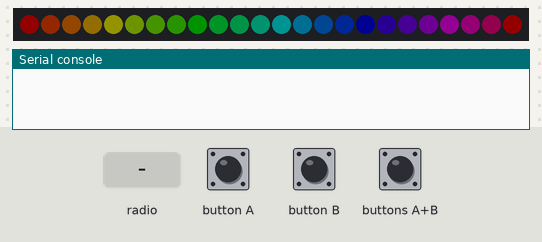
Bench run of a program on a simulated BBC micro:bit (MakeCode). On the bench: 24 RGB LEDs in strip order, left to right, the last lines printed to the serial console. Inputs (shaded band) come from the test bench. Dim RGB values are drawn brighter than linear.

Above: at 1.2 s.
1.3 s: button A pressed for 0.15 s
At 1.8 s:
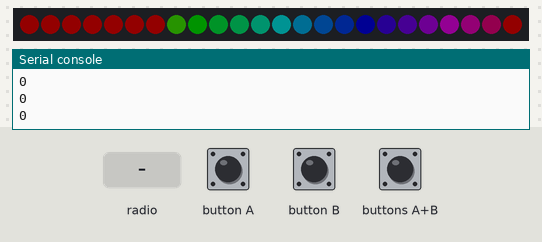
2.0 s: radio message "1" arrives
At 2.39 s:
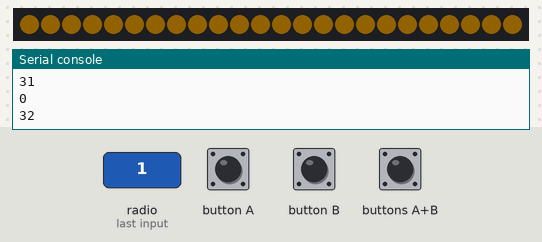
4.6 s: button B pressed for 0.15 s
At 5.2 s:
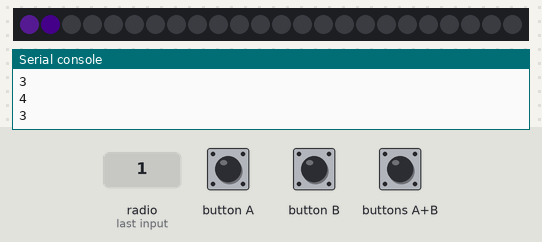
5.3 s: buttons A+B pressed for 0.15 s
At 5.93 s:
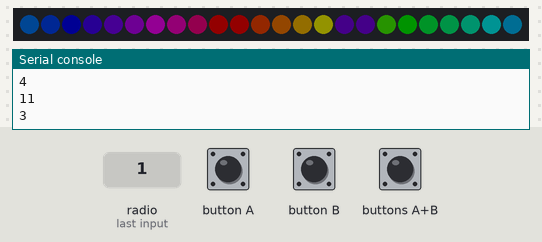
6.0 s: radio message "-1" arrives
At 6.11 s:
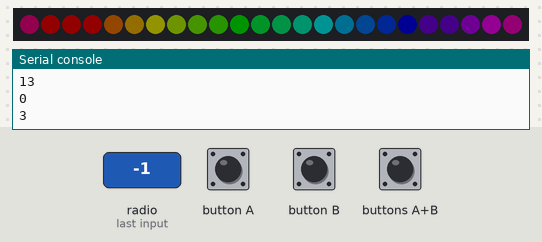
9.0 s: buttons A+B pressed for 1 s
At 11.51 s:
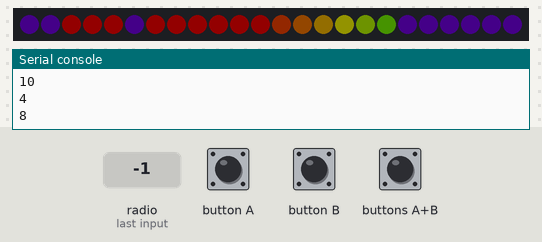

Measured:
- after the input at 1.3 s, the LEDs: first change after 0.20 s (image 1 shows a later state)
- after the input at 5.3 s, the LEDs: first differ from a run without the input after 0.19 s (image 4 shows a later state)

The program:

main.ts
```typescript
radio.onReceivedNumber(function (receivedNumber) {
    serial.writeNumber(receivedNumber)
    serial.writeLine("")
    if (receivedNumber == 1) {
        for (let count = 0; count <= 254; count++) {
            serial.writeNumber(count)
            serial.writeLine("")
            strip.showColor(neopixel.colors(NeoPixelColors.Orange))
            strip.setBrightness(count)
            strip.show()
            basic.pause(10)
        }
        strip.clear()
        strip.setBrightness(20)
        strip.show()
        basic.pause(10)
    } else if (receivedNumber == -1) {
        strip.showRainbow(1, 360)
        strip.show()
        doRatate(24, 12)
    } else if (receivedNumber == 3) {

    } else {

    }
})
function doTWO () {
    strip.setMatrixColor(3, 4, neopixel.colors(NeoPixelColors.Orange))
    strip.setMatrixColor(2, 4, neopixel.colors(NeoPixelColors.Orange))
    strip.setMatrixColor(1, 4, neopixel.colors(NeoPixelColors.Orange))
    strip.setMatrixColor(3, 3, neopixel.colors(NeoPixelColors.Orange))
    strip.setMatrixColor(3, 2, neopixel.colors(NeoPixelColors.Orange))
    strip.setMatrixColor(2, 2, neopixel.colors(NeoPixelColors.Orange))
    strip.setMatrixColor(1, 2, neopixel.colors(NeoPixelColors.Orange))
    strip.setMatrixColor(1, 1, neopixel.colors(NeoPixelColors.Orange))
    strip.setMatrixColor(3, 0, neopixel.colors(NeoPixelColors.Orange))
    strip.setMatrixColor(2, 0, neopixel.colors(NeoPixelColors.Orange))
    strip.setMatrixColor(1, 0, neopixel.colors(NeoPixelColors.Orange))
}
function doFOUR () {
    strip.setMatrixColor(3, 4, neopixel.colors(NeoPixelColors.Orange))
    strip.setMatrixColor(1, 4, neopixel.colors(NeoPixelColors.Orange))
    strip.setMatrixColor(1, 3, neopixel.colors(NeoPixelColors.Orange))
    strip.setMatrixColor(3, 3, neopixel.colors(NeoPixelColors.Orange))
    strip.setMatrixColor(3, 2, neopixel.colors(NeoPixelColors.Orange))
    strip.setMatrixColor(2, 2, neopixel.colors(NeoPixelColors.Orange))
    strip.setMatrixColor(1, 2, neopixel.colors(NeoPixelColors.Orange))
    strip.setMatrixColor(3, 1, neopixel.colors(NeoPixelColors.Orange))
    strip.setMatrixColor(1, 0, neopixel.colors(NeoPixelColors.Orange))
}
input.onButtonPressed(Button.A, function () {
    strip.showRainbow(1, 360)
    strip.show()
    doRatate(24, 12)
})
function doSomething (num: number) {
    if (num == 1) {
        doONE()
    } else if (num == 2) {
        doTWO()
    } else if (num == 3) {
        doTHREE()
    } else if (num == 4) {
        doFOUR()
    } else if (num == 5) {
        doFIVE()
    } else {
        strip.clear()
    }
}
function doTHREE () {
    strip.setMatrixColor(3, 4, neopixel.colors(NeoPixelColors.Orange))
    strip.setMatrixColor(2, 4, neopixel.colors(NeoPixelColors.Orange))
    strip.setMatrixColor(1, 4, neopixel.colors(NeoPixelColors.Orange))
    strip.setMatrixColor(3, 3, neopixel.colors(NeoPixelColors.Orange))
    strip.setMatrixColor(3, 2, neopixel.colors(NeoPixelColors.Orange))
    strip.setMatrixColor(2, 2, neopixel.colors(NeoPixelColors.Orange))
    strip.setMatrixColor(1, 2, neopixel.colors(NeoPixelColors.Orange))
    strip.setMatrixColor(3, 1, neopixel.colors(NeoPixelColors.Orange))
    strip.setMatrixColor(3, 0, neopixel.colors(NeoPixelColors.Orange))
    strip.setMatrixColor(2, 0, neopixel.colors(NeoPixelColors.Orange))
    strip.setMatrixColor(1, 0, neopixel.colors(NeoPixelColors.Orange))
}
input.onButtonPressed(Button.AB, function () {
    strip.showRainbow(1, 360)
    strip.show()
    doRainbow(48)
})
input.onButtonPressed(Button.B, function () {
    strip.showRainbow(1, 360)
    strip.show()
    doRainbow(48)
})
function doRainbow (num: number) {
    for (let new_count = 0; new_count <= num; new_count++) {
        serial.writeNumber(new_count)
        serial.writeLine("")
        strip.rotate(1)
        strip.show()
        basic.pause(100)
    }
}
function doRatate (num: number, num2: number) {
    for (let pushA = 0; pushA <= num2 - 1; pushA++) {
        for (let count = 0; count <= num - 1; count++) {
            serial.writeNumber(pushA)
            serial.writeLine("")
            if (pushA % 4 == 0) {
                strip.setPixelColor(count, neopixel.colors(NeoPixelColors.Red))
                strip.show()
                basic.pause(50)
            } else if (pushA % 4 == 1) {
                strip.setPixelColor(count, neopixel.colors(NeoPixelColors.Orange))
                strip.show()
                basic.pause(50)
            } else if (pushA % 4 == 2) {
                strip.setPixelColor(count, neopixel.colors(NeoPixelColors.Violet))
                strip.show()
                basic.pause(50)
            } else if (pushA % 4 == 3) {
                strip.setPixelColor(count, neopixel.colors(NeoPixelColors.Indigo))
                strip.show()
                basic.pause(50)
            } else {

            }
        }
    }
}
function doFIVE () {
    strip.setMatrixColor(3, 4, neopixel.colors(NeoPixelColors.Orange))
    strip.setMatrixColor(2, 4, neopixel.colors(NeoPixelColors.Orange))
    strip.setMatrixColor(1, 4, neopixel.colors(NeoPixelColors.Orange))
    strip.setMatrixColor(1, 3, neopixel.colors(NeoPixelColors.Orange))
    strip.setMatrixColor(3, 2, neopixel.colors(NeoPixelColors.Orange))
    strip.setMatrixColor(2, 2, neopixel.colors(NeoPixelColors.Orange))
    strip.setMatrixColor(1, 2, neopixel.colors(NeoPixelColors.Orange))
    strip.setMatrixColor(3, 1, neopixel.colors(NeoPixelColors.Orange))
    strip.setMatrixColor(3, 0, neopixel.colors(NeoPixelColors.Orange))
    strip.setMatrixColor(2, 0, neopixel.colors(NeoPixelColors.Orange))
    strip.setMatrixColor(1, 0, neopixel.colors(NeoPixelColors.Orange))
}
function doONE () {
    strip.setMatrixColor(2, 0, neopixel.colors(NeoPixelColors.Orange))
    strip.setMatrixColor(2, 1, neopixel.colors(NeoPixelColors.Orange))
    strip.setMatrixColor(2, 2, neopixel.colors(NeoPixelColors.Orange))
    strip.setMatrixColor(2, 3, neopixel.colors(NeoPixelColors.Orange))
    strip.setMatrixColor(2, 4, neopixel.colors(NeoPixelColors.Orange))
}
let strip: neopixel.Strip = null
serial.setBaudRate(BaudRate.BaudRate115200)
strip = neopixel.create(DigitalPin.P11, 24, NeoPixelMode.RGB)
strip.setBrightness(20)
strip.showRainbow(1, 360)
strip.show()
radio.setGroup(33)
basic.forever(function () {

})
```

test.ts
```typescript
// 테스트는 여기로 이동합니다; 이 패키지가 확장으로 사용될 때 컴파일되지 않을 것 입니다.
```
